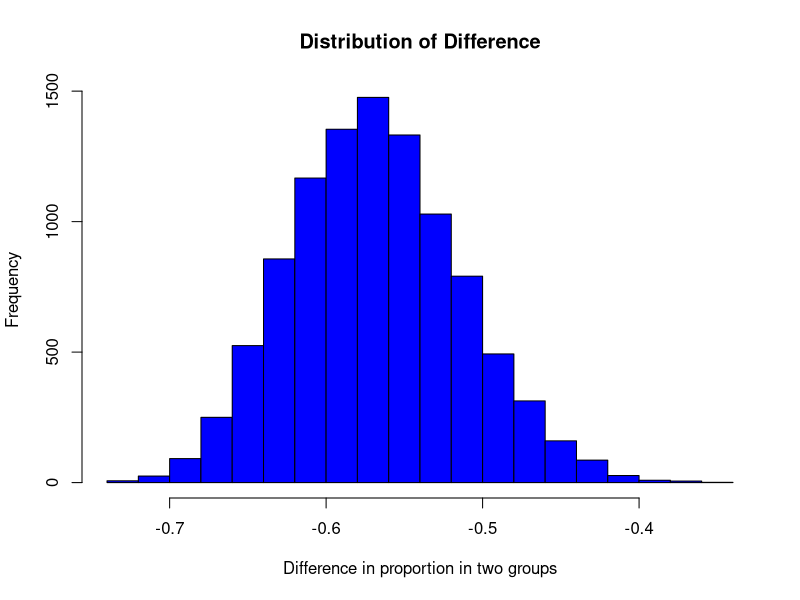

R code for this plot:
n1 = 52 # men
y1 = 9  # left-handed men
n2 = 480 # women
y2 = 400  # left-handed women
a= 10
b=10
c=1
d =1


# SIMULATION
I = 10000 # simulations
theta1 = rbeta(I, y1+a, (n1-y1)+b) 
theta2 = rbeta(I, y2+c, (n2-y2)+d)
diff = theta1-theta2  # simulated diffs

# OUTPUT
quantiles = quantile(diff,c(0.005,0.025,0.5,0.975,0.995))

perc.rank <- function(x, xo) { length(x[x <= xo])/length(x)*100}
A = perc.rank(diff,-0.3)
B = perc.rank(diff, 0.3)
A-B

# VISUALIZATION
#png(file="bayesContingency.png")
hist(diff,col ="blue",main="Distribution of Difference",
       xlab="Difference in proportion in two groups")
